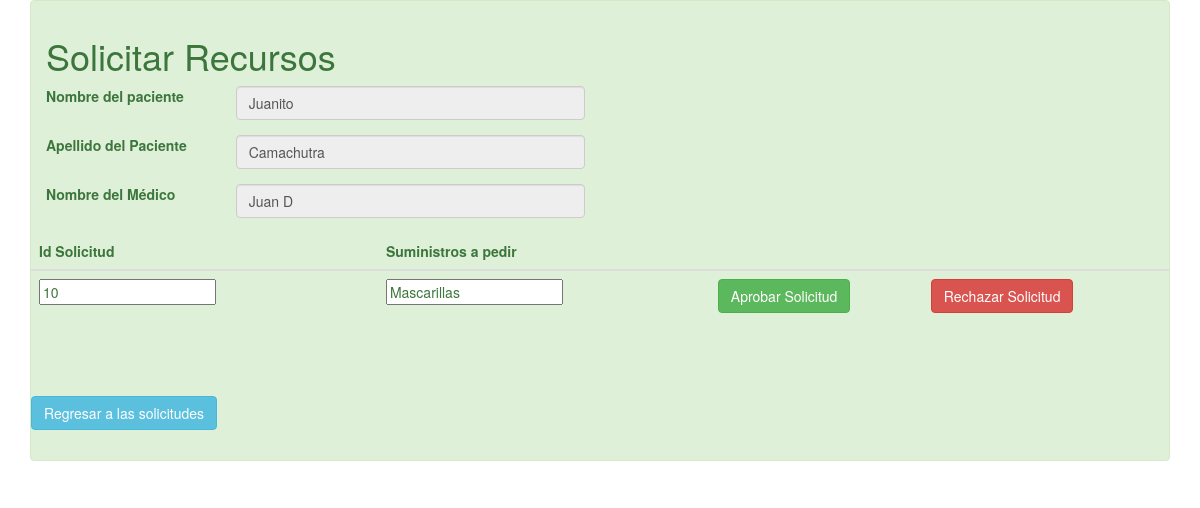
/singleSolicitud.php?idS=10, run on the app's committed database.
### tables this page shows
CREATE TABLE `pacientes` (
  `Idp` int(11) NOT NULL,
  `Nombre` char(25) DEFAULT NULL,
  `Apellido` char(25) DEFAULT NULL,
  `Cedula` int(11) NOT NULL,
  `Duracion` int(11) NOT NULL,
  `Diagnostico` varchar(255) DEFAULT NULL,
  `FechaIngreso` date NOT NULL,
  `Prioridad` int(11) DEFAULT NULL,
  `Medico` int(11) NOT NULL,
  `Cama` int(11) NOT NULL
);

CREATE TABLE `usuarios` (
  `Id` int(11) NOT NULL,
  `NombreUsuario` varchar(255) NOT NULL,
  `Rol` varchar(255) NOT NULL,
  `Contrasena` varchar(255) NOT NULL,
  `Cedula` int(11) NOT NULL
);

CREATE TABLE `personas` (
  `Cedula` int(11) NOT NULL,
  `Nombre` char(25) DEFAULT NULL,
  `Apellido` char(25) DEFAULT NULL,
  `Email` char(50) NOT NULL
);

CREATE TABLE `solicitudes` (
  `IdSolicitud` int(11) NOT NULL,
  `Paciente` int(11) NOT NULL,
  `Medico` int(11) NOT NULL,
  `FechaSolicitud` datetime DEFAULT NULL,
  `Suministro` int(11) NOT NULL,
  `Cantidad` int(11) NOT NULL,
  `Estado` char(25) DEFAULT NULL
);

CREATE TABLE `inventario` (
  `Id` int(11) NOT NULL,
  `Nombre` char(60) DEFAULT NULL,
  `Cantidad` int(11) NOT NULL,
  `Tipo` varchar(255) DEFAULT NULL
);

### singleSolicitud.php (the view, shortened to what this page needs)
<!DOCTYPE html>
<html lang="en">
    <head>
        <link rel="stylesheet" href="https://maxcdn.bootstrapcdn.com/bootstrap/3.4.1/css/bootstrap.min.css">
    </head>
    <body>
        <div class="container-fluid">
            <?php
                $con = mysqli_connect(HOST_DB, USUARIO_DB, USUARIO_PASS, NOMBRE_DB);
                $idS = $_GET['idS'];
                $sqlSolicitud = "SELECT * FROM SOLICITUDES WHERE IdSolicitud = \"$idS\"";
                $resSolicitud = mysqli_query($con,$sqlSolicitud);
                $filaSolicitud = mysqli_fetch_array($resSolicitud);
                $idM = $filaSolicitud['Medico'];
                $idP = $filaSolicitud['Paciente'];
                $sqlMedico = "SELECT * FROM USUARIOS INNER JOIN PERSONAS ON USUARIOS.Cedula = PERSONAS.Cedula WHERE USUARIOS.Id = \"$idM\" ";
                $resMedico = mysqli_query($con,$sqlMedico);
                $filaMedico = mysqli_fetch_array($resMedico);
                $sqlPaciente = "SELECT * FROM PACIENTES WHERE Idp = \"$idP\"";
                $resPaciente = mysqli_query($con,$sqlPaciente);
                $filaPaciente = mysqli_fetch_array($resPaciente);
                $nombrePaciente = $filaPaciente['Nombre'];
                $apellidoPaciente = $filaPaciente['Apellido'];
                $nombreMedico = $filaMedico['Nombre'];
                $str_datos = "";
                $str_datos .=
                "<div class=\"container fluid\">
                <div class=\"container-fluid alert alert-success\" style=\"margin: vw\">
                    <h1>Solicitar Recursos</h1>
                        <div class=\"row form-group\">
                            <label for=\"nombrePaciente\" class=\"col-sm-2 col-form-label\">Nombre del paciente</label>
                            <div class=\"col-sm-4\">
                                <input type=\"text\" name=\"nombrePaciente\" value=\"$nombrePaciente\" class=\"form-control\" readonly>
                            </div>
                        </div>
                        <div class=\"row form-group\">
                            <label for=\"apellidoPaciente\" class=\"col-sm-2 col-form-label\">Apellido del Paciente</label>
                            <div class=\"col-sm-4\">
                                <input type=\"text\" name=\"apellidoPaciente\" value=\"$apellidoPaciente\" class=\"form-control\" readonly>
                            </div>
                        </div>
                        <div class=\"row form-group\">
                            <label for=\"nombreMedico\" class=\"col-sm-2 col-form-label\">Nombre del Médico</label>
                            <div class=\"col-sm-4\">
                                <input type=\"text\" name=\"nombreMedico\" value=\"$nombreMedico\" class=\"form-control\" readonly>
                            </div>
                        </div>
                        <div class=\"row form-group\">";
                        $str_datos.= "";
                        $str_datos.='<table class="table">';
                            $str_datos.='<thead class="thead-dark">';
                                $str_datos.='<tr>';
                                    $str_datos.='<th scope="col">Id Solicitud</th>';
                                    $str_datos.='<th scope="col">Suministros a pedir</th>';
                                    $str_datos.='<th scope="col"></th>';
                                    $str_datos.='<th scope="col"></th>';
                                    $str_datos.='</tr>';
                                $str_datos.='</thead>';
                                $str_datos.='<tbody>';
                                foreach($resSolicitud as $inv){
                                    $idI = $inv['Suministro'];
                                    $sqlInventario = "SELECT * FROM Inventario WHERE Id = \"$idI\"";
                                    $resInventario = mysqli_query($con,$sqlInventario);
                                    $actual = mysqli_fetch_array($resInventario);
                                    $str_datos.= '<form action=\'Operaciones.php\' method=\'get\'>';
                                    $str_datos.='<tr>';
                                        $str_datos.='<td><input type="text" name="idSolicitud" value="'. $inv['IdSolicitud'].'" readonly></td>';
                                        $str_datos.='<td><input type="text" name="suministro" value="'. $actual['Nombre'].'" readonly></td>';
                                        $str_datos.='<td><div class="row form-group">
                                                    <button type="submit" class="btn btn-success" name="aprobarSol" value="Aprobar Solicitud">Aprobar Solicitud</button>
                                                    </div></td>';
                                        $str_datos.='<td><div class="row form-group">
                                        <button type="submit" class="btn btn-danger" name="rechazarSol" value="Rechazar Solicitud">Rechazar Solicitud</button>
                                        </div></td>';
                                    $str_datos.='</tr>';
                                    $str_datos.='</form>';
                                }
                                $str_datos.='</tbody>';
                            $str_datos.='</table>';
                        $str_datos.='<br>';
                        $str_datos.='<br>';
                        $str_datos.='<a class="btn btn-info" href="administrarSolicitudes.php">Regresar a las solicitudes</a>';
                        $str_datos .=
                        "</div>
                </div>
            </div>";
            echo $str_datos;
            ?>
        </div>
    </body>
</html>

### data on the page
pacientes: nombrePaciente "Juanito", apellidoPaciente "Camachutra"
usuarios: nombreMedico "Juan D"
solicitudes: idSolicitud "10", suministro "Mascarillas"
